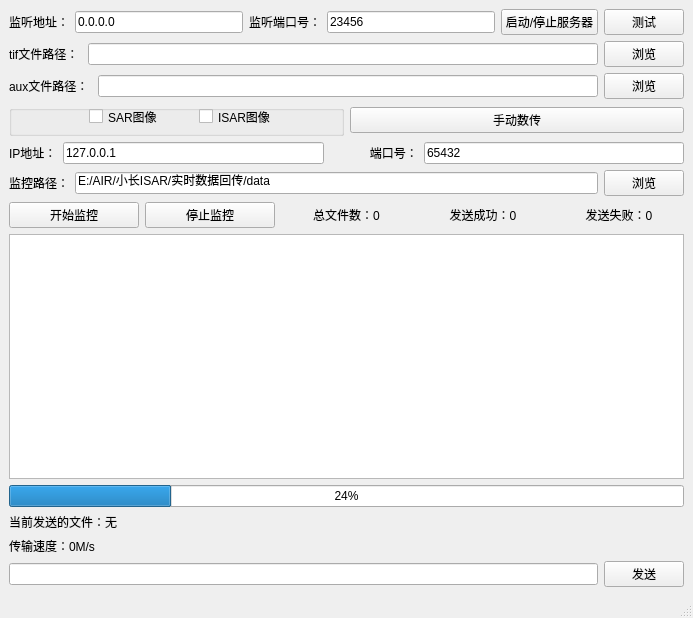
<?xml version="1.0" encoding="UTF-8"?>
<ui version="4.0">
 <class>MainWindow</class>
 <widget class="QMainWindow" name="MainWindow">
  <property name="geometry">
   <rect>
    <x>0</x>
    <y>0</y>
    <width>693</width>
    <height>618</height>
   </rect>
  </property>
  <property name="windowTitle">
   <string>MainWindow</string>
  </property>
  <widget class="QWidget" name="centralwidget">
   <layout class="QVBoxLayout" name="verticalLayout">
    <item>
     <layout class="QHBoxLayout" name="horizontalLayout_8">
      <property name="leftMargin">
       <number>0</number>
      </property>
      <property name="topMargin">
       <number>0</number>
      </property>
      <item>
       <widget class="QLabel" name="label_4">
        <property name="text">
         <string>监听地址：</string>
        </property>
       </widget>
      </item>
      <item>
       <widget class="QLineEdit" name="serverIpLineEdit">
        <property name="text">
         <string>0.0.0.0</string>
        </property>
       </widget>
      </item>
      <item>
       <widget class="QLabel" name="label_5">
        <property name="text">
         <string>监听端口号：</string>
        </property>
       </widget>
      </item>
      <item>
       <widget class="QLineEdit" name="serverPortLineEdit">
        <property name="text">
         <string>23456</string>
        </property>
       </widget>
      </item>
      <item>
       <widget class="QPushButton" name="toggleServerButton">
        <property name="text">
         <string>启动/停止服务器</string>
        </property>
       </widget>
      </item>
      <item>
       <widget class="QPushButton" name="sendTestDataButton">
        <property name="text">
         <string>测试</string>
        </property>
       </widget>
      </item>
     </layout>
    </item>
    <item>
     <layout class="QHBoxLayout" name="horizontalLayout_7">
      <property name="leftMargin">
       <number>0</number>
      </property>
      <property name="topMargin">
       <number>0</number>
      </property>
      <item>
       <widget class="QLabel" name="label">
        <property name="text">
         <string>tif文件路径： </string>
        </property>
       </widget>
      </item>
      <item>
       <widget class="QLineEdit" name="tifPathLineEdit"/>
      </item>
      <item>
       <widget class="QPushButton" name="selectTifButton">
        <property name="text">
         <string>浏览</string>
        </property>
       </widget>
      </item>
     </layout>
    </item>
    <item>
     <layout class="QHBoxLayout" name="horizontalLayout_6">
      <property name="leftMargin">
       <number>0</number>
      </property>
      <property name="topMargin">
       <number>0</number>
      </property>
      <item>
       <widget class="QLabel" name="label_3">
        <property name="text">
         <string>aux文件路径： </string>
        </property>
       </widget>
      </item>
      <item>
       <widget class="QLineEdit" name="auxPathLineEdit"/>
      </item>
      <item>
       <widget class="QPushButton" name="selectAuxButton">
        <property name="text">
         <string>浏览</string>
        </property>
       </widget>
      </item>
     </layout>
    </item>
    <item>
     <layout class="QHBoxLayout" name="horizontalLayout_5">
      <property name="leftMargin">
       <number>0</number>
      </property>
      <property name="topMargin">
       <number>0</number>
      </property>
      <item>
       <widget class="QGroupBox" name="imageTypeGroupBox">
        <property name="sizePolicy">
         <sizepolicy hsizetype="Preferred" vsizetype="Preferred">
          <horstretch>0</horstretch>
          <verstretch>0</verstretch>
         </sizepolicy>
        </property>
        <property name="title">
         <string/>
        </property>
        <widget class="QCheckBox" name="sarCheckBox">
         <property name="geometry">
          <rect>
           <x>80</x>
           <y>0</y>
           <width>91</width>
           <height>23</height>
          </rect>
         </property>
         <property name="sizePolicy">
          <sizepolicy hsizetype="Fixed" vsizetype="Fixed">
           <horstretch>0</horstretch>
           <verstretch>0</verstretch>
          </sizepolicy>
         </property>
         <property name="text">
          <string>SAR图像</string>
         </property>
        </widget>
        <widget class="QCheckBox" name="isarCheckBox">
         <property name="geometry">
          <rect>
           <x>190</x>
           <y>0</y>
           <width>101</width>
           <height>23</height>
          </rect>
         </property>
         <property name="text">
          <string>ISAR图像</string>
         </property>
        </widget>
       </widget>
      </item>
      <item>
       <widget class="QPushButton" name="manualSendButton">
        <property name="sizePolicy">
         <sizepolicy hsizetype="Preferred" vsizetype="Fixed">
          <horstretch>0</horstretch>
          <verstretch>0</verstretch>
         </sizepolicy>
        </property>
        <property name="text">
         <string>手动数传</string>
        </property>
       </widget>
      </item>
     </layout>
    </item>
    <item>
     <layout class="QHBoxLayout" name="horizontalLayout_2">
      <property name="leftMargin">
       <number>0</number>
      </property>
      <property name="topMargin">
       <number>0</number>
      </property>
      <property name="rightMargin">
       <number>0</number>
      </property>
      <property name="bottomMargin">
       <number>0</number>
      </property>
      <item>
       <widget class="QLabel" name="ipAddressLabel">
        <property name="sizePolicy">
         <sizepolicy hsizetype="Fixed" vsizetype="Fixed">
          <horstretch>0</horstretch>
          <verstretch>0</verstretch>
         </sizepolicy>
        </property>
        <property name="text">
         <string>IP地址：</string>
        </property>
       </widget>
      </item>
      <item>
       <widget class="QLineEdit" name="ipAddressLineEdit">
        <property name="text">
         <string>127.0.0.1</string>
        </property>
       </widget>
      </item>
      <item>
       <widget class="QLabel" name="portLabel">
        <property name="sizePolicy">
         <sizepolicy hsizetype="Fixed" vsizetype="Fixed">
          <horstretch>0</horstretch>
          <verstretch>0</verstretch>
         </sizepolicy>
        </property>
        <property name="text">
         <string>            端口号：</string>
        </property>
       </widget>
      </item>
      <item>
       <widget class="QLineEdit" name="portLineEdit">
        <property name="text">
         <string>65432</string>
        </property>
       </widget>
      </item>
     </layout>
    </item>
    <item>
     <layout class="QHBoxLayout" name="horizontalLayout_3">
      <property name="leftMargin">
       <number>0</number>
      </property>
      <property name="topMargin">
       <number>0</number>
      </property>
      <item>
       <widget class="QLabel" name="label_2">
        <property name="text">
         <string>监控路径：</string>
        </property>
       </widget>
      </item>
      <item>
       <widget class="QLineEdit" name="pathLineEdit">
        <property name="text">
         <string>E:/AIR/小长ISAR/实时数据回传/data</string>
        </property>
       </widget>
      </item>
      <item>
       <widget class="QPushButton" name="browseButton">
        <property name="text">
         <string>浏览</string>
        </property>
       </widget>
      </item>
     </layout>
    </item>
    <item>
     <layout class="QHBoxLayout" name="horizontalLayout">
      <property name="leftMargin">
       <number>0</number>
      </property>
      <property name="topMargin">
       <number>0</number>
      </property>
      <property name="rightMargin">
       <number>0</number>
      </property>
      <property name="bottomMargin">
       <number>0</number>
      </property>
      <item>
       <widget class="QPushButton" name="pushButton">
        <property name="text">
         <string>开始监控</string>
        </property>
       </widget>
      </item>
      <item>
       <widget class="QPushButton" name="stopButton">
        <property name="text">
         <string>停止监控</string>
        </property>
       </widget>
      </item>
      <item>
       <widget class="QLabel" name="label_total">
        <property name="text">
         <string>总文件数：0</string>
        </property>
        <property name="alignment">
         <set>Qt::AlignmentFlag::AlignCenter</set>
        </property>
       </widget>
      </item>
      <item>
       <widget class="QLabel" name="label_success">
        <property name="text">
         <string>发送成功：0</string>
        </property>
        <property name="alignment">
         <set>Qt::AlignmentFlag::AlignCenter</set>
        </property>
       </widget>
      </item>
      <item>
       <widget class="QLabel" name="label_failed">
        <property name="text">
         <string>发送失败：0</string>
        </property>
        <property name="alignment">
         <set>Qt::AlignmentFlag::AlignCenter</set>
        </property>
       </widget>
      </item>
     </layout>
    </item>
    <item>
     <widget class="QTextEdit" name="textEdit_Log"/>
    </item>
    <item>
     <widget class="QProgressBar" name="progressBar">
      <property name="value">
       <number>24</number>
      </property>
     </widget>
    </item>
    <item>
     <widget class="QLabel" name="label_currentFile">
      <property name="text">
       <string>当前发送的文件：无</string>
      </property>
     </widget>
    </item>
    <item>
     <widget class="QLabel" name="label_speed">
      <property name="text">
       <string>传输速度：0M/s</string>
      </property>
     </widget>
    </item>
    <item>
     <layout class="QHBoxLayout" name="horizontalLayout_4">
      <property name="leftMargin">
       <number>0</number>
      </property>
      <property name="topMargin">
       <number>0</number>
      </property>
      <item>
       <widget class="QLineEdit" name="messageLineEdit"/>
      </item>
      <item>
       <widget class="QPushButton" name="sendMessageButton">
        <property name="sizePolicy">
         <sizepolicy hsizetype="Minimum" vsizetype="Fixed">
          <horstretch>0</horstretch>
          <verstretch>0</verstretch>
         </sizepolicy>
        </property>
        <property name="text">
         <string>发送</string>
        </property>
       </widget>
      </item>
     </layout>
    </item>
   </layout>
  </widget>
  <widget class="QStatusBar" name="statusbar"/>
 </widget>
 <resources/>
 <connections/>
</ui>
